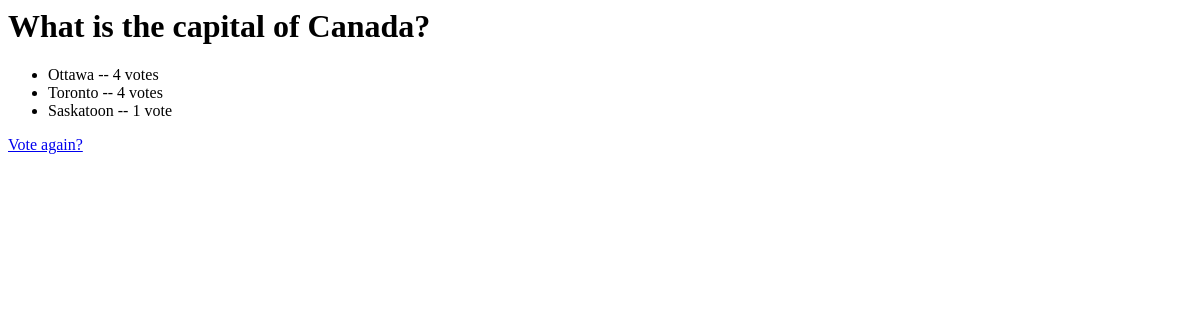
The app's page /polls/1/results/, older data.
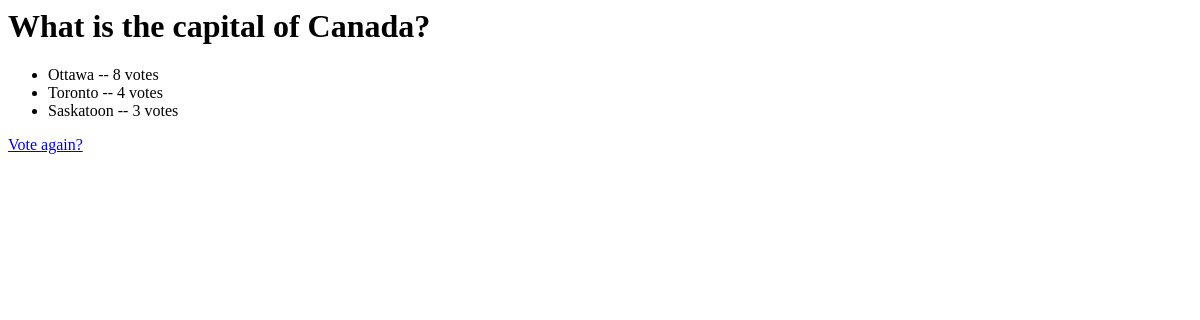
The same page, newer data.
### polls/models.py (models this page shows, shortened)
class Question(models.Model):
    question_text = models.CharField(max_length=200)
    pub_date = models.DateTimeField('date published')

class Choice(models.Model):
    question = models.ForeignKey(Question, on_delete=models.CASCADE)
    choice_text = models.CharField(max_length=200)
    votes = models.IntegerField(default=0)

### polls/views.py (the view)
# urls.py: path('<int:pk>/results/', views.ResultsView.as_view(), name='results'),
class ResultsView(generic.DetailView):
    template_name = 'polls/results.html'
    model = Question

### polls/templates/polls/results.html
<h1>{{ question.question_text }}</h1>
<ul>
{% for choice in question.choice_set.all %}
    <li>{{ choice.choice_text }} -- {{ choice.votes }} vote{{ choice.votes|pluralize }}</li>
{% endfor %}
</ul>
<a href="{% url 'polls:detail' question.id %}">Vote again?</a>

Row changes from the older to the newer data that the page shows:
changed Choice "Ottawa": votes "4" → "8"
changed Choice "Saskatoon": votes "1" → "3"
